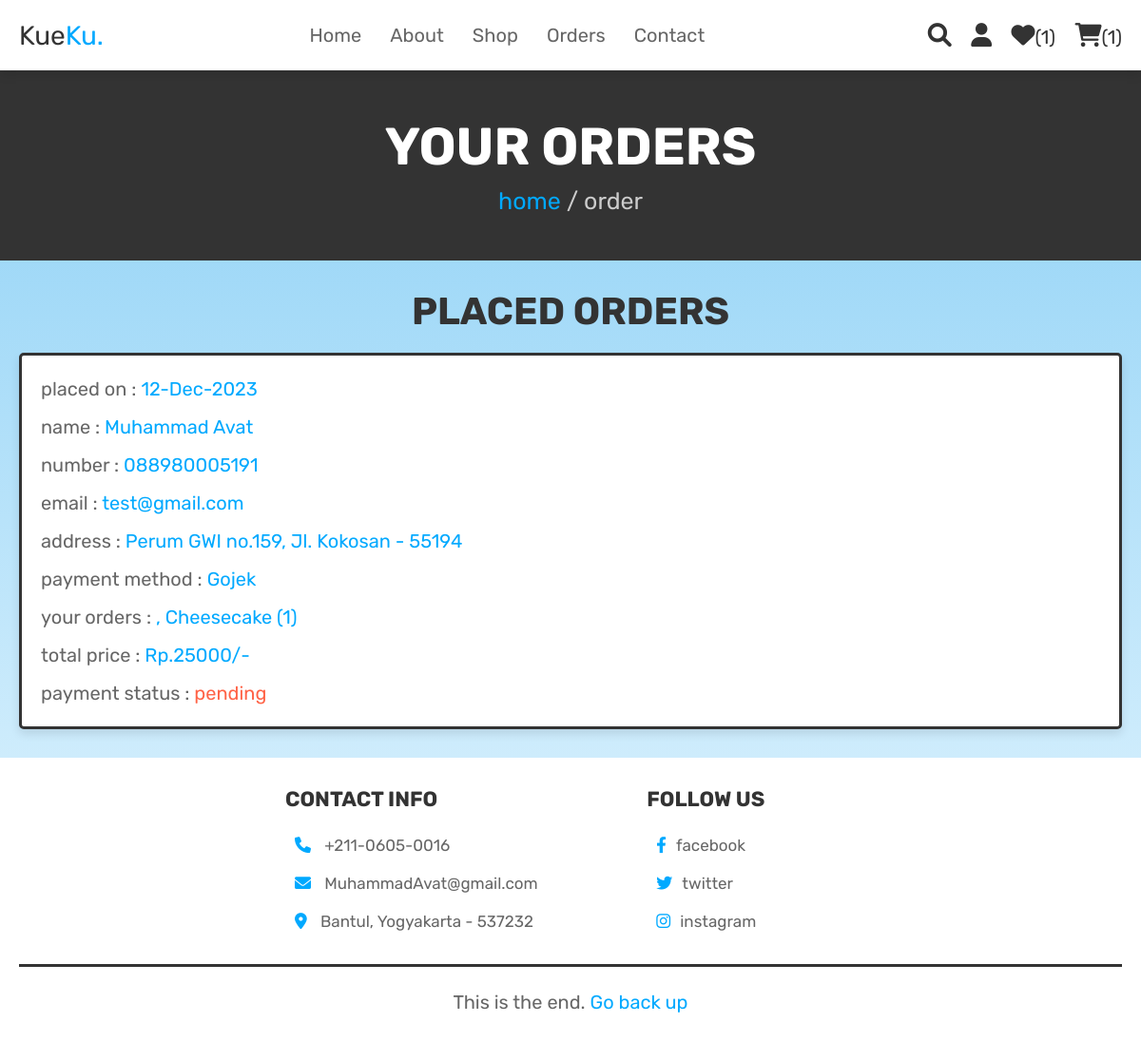
The page /orders.php (signed in) on the database its author committed.
### tables this page shows
CREATE TABLE `orders` (
  `id` int(100) NOT NULL,
  `user_id` int(100) NOT NULL,
  `name` varchar(100) NOT NULL,
  `number` varchar(12) NOT NULL,
  `email` varchar(100) NOT NULL,
  `method` varchar(50) NOT NULL,
  `address` varchar(500) NOT NULL,
  `total_products` varchar(1000) NOT NULL,
  `total_price` int(100) NOT NULL,
  `placed_on` varchar(50) NOT NULL,
  `payment_status` varchar(20) NOT NULL DEFAULT 'pending'
);

### orders.php (the view, shortened to what this page needs)
<?php
@include 'config.php';
$user_id = $_SESSION['user_id'];
?>
<!DOCTYPE html>
<html lang="en">
<head>
   <link rel="stylesheet" href="https://cdnjs.cloudflare.com/ajax/libs/font-awesome/6.0.0/css/all.min.css">
   <link rel="stylesheet" href="css/style.css">
</head>
<body>
<?php @include 'header.php'; ?>
<section class="heading">
    <h3>your orders</h3>
    <p> <a href="home.php">home</a> / order </p>
</section>
<section class="placed-orders">
    <h1 class="title">placed orders</h1>
    <div class="box-container">
    <?php
        $select_orders = mysqli_query($conn, "SELECT * FROM `orders` WHERE user_id = '$user_id'") or die('query failed');
        if(mysqli_num_rows($select_orders) > 0){
            while($fetch_orders = mysqli_fetch_assoc($select_orders)){
    ?>
    <div class="box">
        <p> placed on : <span><?php echo $fetch_orders['placed_on']; ?></span> </p>
        <p> name : <span><?php echo $fetch_orders['name']; ?></span> </p>
        <p> number : <span><?php echo $fetch_orders['number']; ?></span> </p>
        <p> email : <span><?php echo $fetch_orders['email']; ?></span> </p>
        <p> address : <span><?php echo $fetch_orders['address']; ?></span> </p>
        <p> payment method : <span><?php echo $fetch_orders['method']; ?></span> </p>
        <p> your orders : <span><?php echo $fetch_orders['total_products']; ?></span> </p>
        <p> total price : <span>Rp.<?php echo $fetch_orders['total_price']; ?>/-</span> </p>
        <p> payment status : <span style="color:<?php if($fetch_orders['payment_status'] == 'pending'){echo 'tomato'; }else{echo 'green';} ?>"><?php echo $fetch_orders['payment_status']; ?></span> </p>
    </div>
    <?php
        }
    }else{
        echo '<p class="empty">no orders placed yet!</p>';
    }
    ?>
    </div>
</section>
<?php @include 'footer.php'; ?>
</body>
</html>

### css/style.css (style rules this page uses)
:root { --dark-blue: #0066d3; --blue:#00a9ff; --light-blue: #a0e9ff; --red:#b31312; --orange:#ea906c; --black:#333; --white:#fff; --light-color:#666; --light-white:#ccc; --bg1: #e8f7ff; --bg2: #89cff5; --light-bg:#dcf3ff; --border:.3rem solid var(--black); --border2:.2rem solid var(--black); --box-shadow:0 .5rem 1rem rgba(0,0,0,.1); }
* { font-family: 'Rubik', sans-serif; margin:0; padding:0; box-sizing: border-box; outline: none; border:none; text-decoration: none; transition:all .2s linear; }
html { font-size: 62.5%; overflow-x: hidden; scroll-behavior: smooth; scroll-padding-top: 6.5rem; }
body { background: linear-gradient(0deg, var(--bg1), var(--bg2)); }
section { padding:3rem 2rem; }
.heading { display: flex; flex-flow: column; align-items: center; justify-content: center; gap:1rem; background-color: var(--black); text-align: center; min-height: 25vh; }
.heading h3 { font-size: 5.5rem; color:var(--white); text-transform: uppercase; }
.heading p { font-size: 2.5rem; color:var(--light-white); }
.heading p a { color:var(--blue); }
.title { text-align: center; margin-bottom: 2rem; color:var(--black); text-transform: uppercase; font-size: 4rem; }
.placed-orders .box-container { max-width: 1200px; margin:0 auto; display: flex; flex-wrap: wrap; gap:1.5rem; align-items: center; }
.placed-orders .box-container .box { background-color: var(--white); padding:1rem 2rem; border:var(--border); box-shadow: var(--box-shadow); flex:1 1 40rem; border-radius: .5rem; }
.placed-orders .box-container .box p { margin: 1rem 0; font-size: 2rem; line-height: 1.5; color:var(--light-color); }
.placed-orders .box-container .box p span { color:var(--blue); }

### rows shown on the page
orders: placed_on "12-Dec-2023", name "Muhammad Avat", number "088980005191", email "test@gmail.com", address "Perum GWI no.159, Jl. Kokosan - 55194", method "Gojek", total_products ", Cheesecake (1)", total_price "25000", payment_status "pending"

### other values the page prints
$wishlist_num_rows "1"
$cart_num_rows "1"
